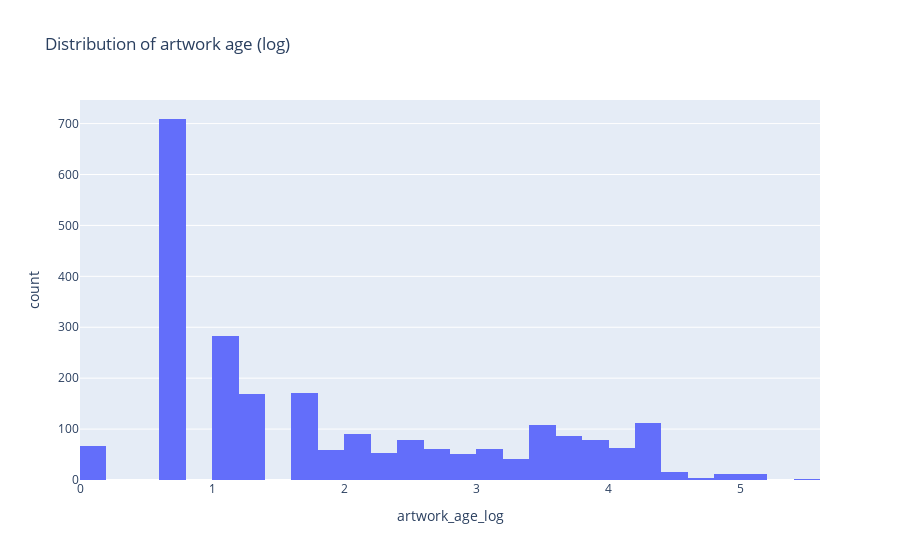

Here is the notebook cell this chart was saved with:
### Code cell
artsy_listings['artwork_age_log'] = np.log(artsy_listings['artwork_age'] + 1) 
print(artsy_listings['artwork_age_log'].describe())
px.histogram(artsy_listings, x="artwork_age_log", title="Distribution of artwork age (log)")

### Figure 1 — Plotly figure (JSON) as saved in the notebook; plotly's stock layout.template omitted (floating-point values rounded to 4 significant figures; data arrays with more than 128 entries replaced by an {"elided": "..."} marker saying what was removed)
{"data": [{"alignmentgroup": "True", "bingroup": "x", "hovertemplate": "artwork_age_log=%{x}<br>count=%{y}<extra></extra>", "legendgroup": "", "marker": {"color": "#636efa"}, "name": "", "offsetgroup": "", "orientation": "v", "showlegend": false, "type": "histogram", "x": {"elided": "2385 float values"}, "xaxis": "x", "yaxis": "y"}], "layout": {"barmode": "relative", "legend": {"tracegroupgap": 0}, "title": {"text": "Distribution of artwork age (log)"}, "xaxis": {"anchor": "y", "domain": [0, 1], "title": {"text": "artwork_age_log"}}, "yaxis": {"anchor": "x", "domain": [0, 1], "title": {"text": "count"}}}}
